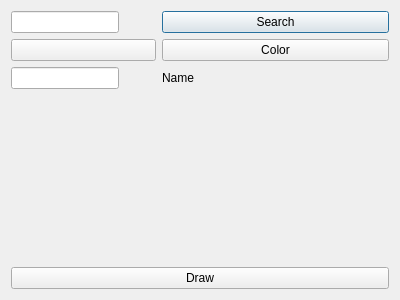
<?xml version="1.0" encoding="UTF-8"?>
<ui version="4.0">
 <class>Dialog</class>
 <widget class="QDialog" name="Dialog">
  <property name="geometry">
   <rect>
    <x>0</x>
    <y>0</y>
    <width>400</width>
    <height>300</height>
   </rect>
  </property>
  <property name="windowTitle">
   <string>Dialog</string>
  </property>
  <layout class="QVBoxLayout" name="verticalLayout">
   <item>
    <layout class="QFormLayout" name="formLayout">
     <item row="0" column="0">
      <widget class="QLineEdit" name="pathLineEdit"/>
     </item>
     <item row="0" column="1">
      <widget class="QPushButton" name="searchButton">
       <property name="text">
        <string>Search</string>
       </property>
      </widget>
     </item>
     <item row="1" column="0">
      <widget class="QPushButton" name="selectedColor">
       <property name="sizePolicy">
        <sizepolicy hsizetype="Expanding" vsizetype="Fixed">
         <horstretch>0</horstretch>
         <verstretch>0</verstretch>
        </sizepolicy>
       </property>
       <property name="minimumSize">
        <size>
         <width>145</width>
         <height>0</height>
        </size>
       </property>
       <property name="text">
        <string/>
       </property>
      </widget>
     </item>
     <item row="1" column="1">
      <widget class="QPushButton" name="colorButton">
       <property name="text">
        <string>Color</string>
       </property>
      </widget>
     </item>
     <item row="2" column="0">
      <widget class="QLineEdit" name="nameLineEdit"/>
     </item>
     <item row="2" column="1">
      <widget class="QLabel" name="label">
       <property name="text">
        <string>Name</string>
       </property>
      </widget>
     </item>
    </layout>
   </item>
   <item>
    <widget class="QPushButton" name="drawButton">
     <property name="text">
      <string>Draw</string>
     </property>
    </widget>
   </item>
  </layout>
 </widget>
 <resources/>
 <connections/>
</ui>
